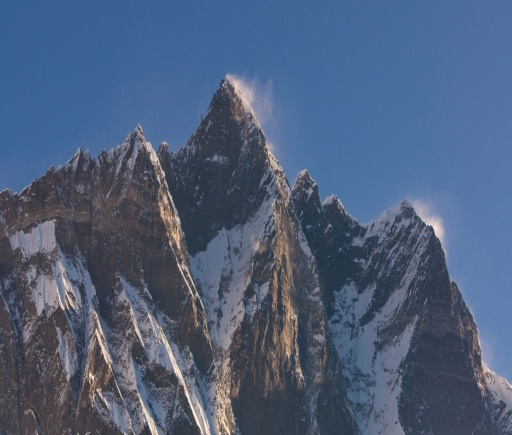
#> input picture lab2/image1.jpg, 512 x 435 px
$ python templateTask1.py
#> lines starting #> are read from the running program, lines starting #| are printed output that depends on the picture
# Template for lab02 task 3

import cv2
import math
import numpy as np
import sys

class SiftDetector():
    def __init__(self, norm="L2", params=None):
        self.detector=self.get_detector(params)
        self.norm=norm

    def get_detector(self, params):
        if params is None:
            params={}
            params["n_features"]=0
            params["n_octave_layers"]=3
            params["contrast_threshold"]=0.04
            params["edge_threshold"]=10
            params["sigma"]=1.6

        detector = cv2.xfeatures2d.SIFT_create(
                nfeatures=params["n_features"],
                nOctaveLayers=params["n_octave_layers"],
                contrastThreshold=params["contrast_threshold"],
                edgeThreshold=params["edge_threshold"],
                sigma=params["sigma"])

        return detector

FILENAME = 'image1.jpg'

if __name__ == '__main__':
    # 1. Read image
    img = cv2.imread(FILENAME)
#> img is the input picture: shape (435, 512, 3); mean B, G, R 122.5, 94.9, 77.2
    # 2. Convert image to grayscale
    img = cv2.cvtColor(img, cv2.COLOR_BGR2GRAY)
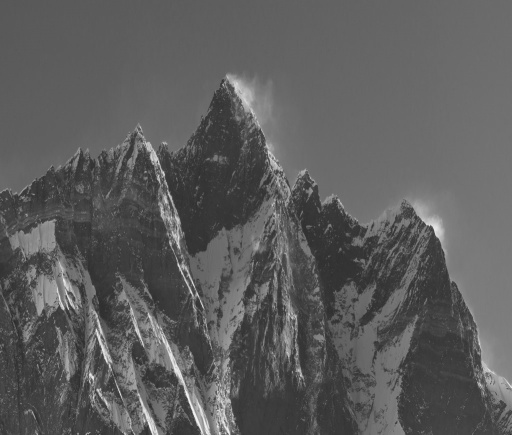
#> img: shape (435, 512); min 39, max 245, mean 92.8
    # 3. Initialize SIFT detector
    sd = SiftDetector()
    # 4. Detect SIFT features
    kp = sd.detector.detect(img,None)
#> kp = 1058 keypoints; strongest (x, y, size): (187, 395, 2.8), (63, 308, 2.2), (177, 371, 5.2), (154, 158, 6.4)
    # 5. Visualize detected features
    kp_img = cv2.drawKeypoints(img, kp, None)
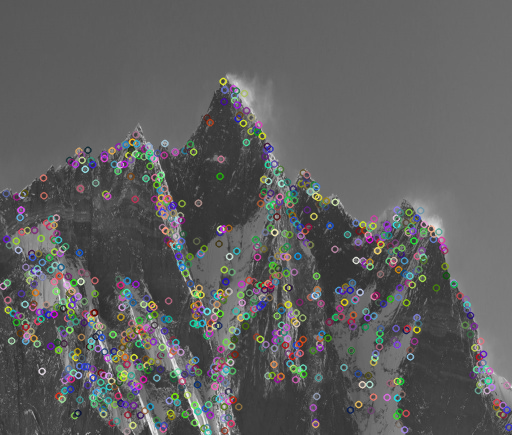
#> kp_img: shape (435, 512, 3); mean of channels 0, 1, 2 95.3, 95.4, 95.4; drawn as B, G, R
    cv2.imwrite('task1a_result.jpg', kp_img)
    # Print number of SIFT features detected
    kp_default_len = len(kp)
#> kp_default_len = 1058
    print('{}: {} keypoints (default)'.format(FILENAME, kp_default_len))
#| image1.jpg: 1058 keypoints (default)

    # TASK 1b
    params = {}
    params["n_features"]=0              # adjusted
    params["n_octave_layers"]=3
    params["contrast_threshold"]=0.0825   # adjusted
    params["edge_threshold"]=10
    params["sigma"]=1.6
    kp = sd.get_detector(params).detect(img,None)
#> kp = 259 keypoints; strongest (x, y, size): (187, 395, 2.8), (63, 308, 2.2), (177, 371, 5.2), (154, 158, 6.4)
    kp_img = cv2.drawKeypoints(img, kp, None)
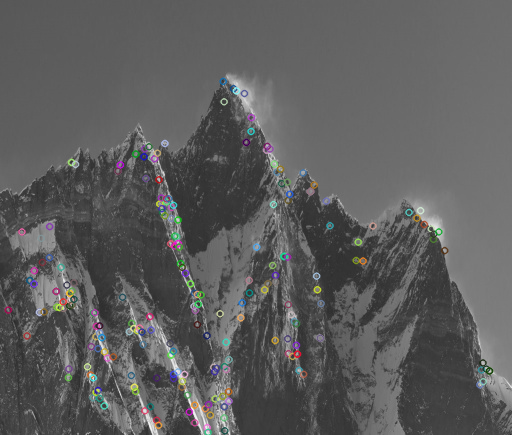
#> kp_img: shape (435, 512, 3); mean of channels 0, 1, 2 92.9, 92.9, 92.9; drawn as B, G, R
    cv2.imwrite('task1b_result.jpg', kp_img)
    kp_new_len = len(kp)
#> kp_new_len = 259
    print('{}: {} keypoints ({:.2f}%)'.format(FILENAME, kp_new_len,
                                              kp_new_len/kp_default_len*100))
#| image1.jpg: 259 keypoints (24.48%)

$ run again, with lab2/image2.jpg copied over lab2/image1.jpg
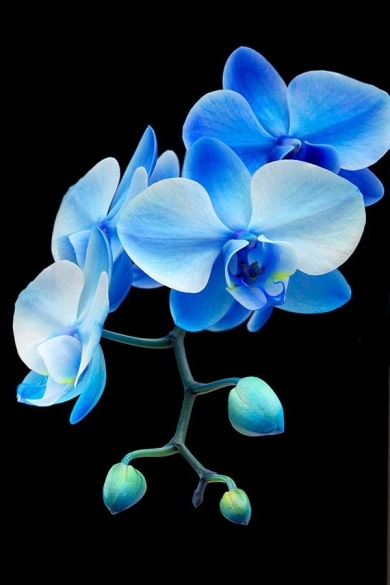
#> input picture lab2/image2.jpg, 390 x 585 px
#> img is the input picture: shape (585, 390, 3); mean B, G, R 76.9, 57.8, 33.8
#> `img = cv2.cvtColor(img, cv2.COLOR_BGR2GRAY)`:
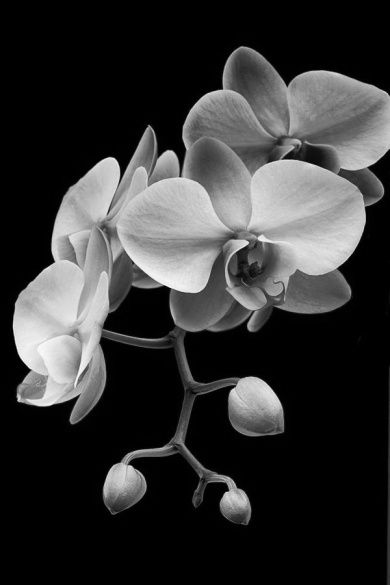
#> img: shape (585, 390); min 0, max 250, mean 52.8
#> `kp = sd.detector.detect(img,None)`: kp = 375 keypoints; strongest (x, y, size): (254, 399, 32.7), (122, 480, 25), (109, 165, 12.1), (19, 399, 3.9)
#> kp_default_len = 375
#| image1.jpg: 375 keypoints (default)
#> `kp = sd.get_detector(params).detect(img,None)`: kp = 223 keypoints; strongest (x, y, size): (254, 399, 32.7), (122, 480, 25), (109, 165, 12.1), (19, 399, 3.9)
#> `kp_img = cv2.drawKeypoints(img, kp, None)`:
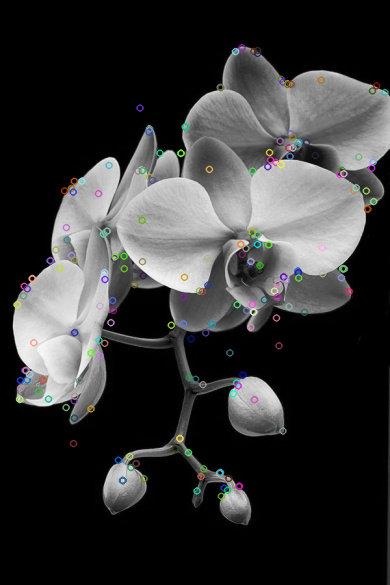
#> kp_img: shape (585, 390, 3); mean of channels 0, 1, 2 53.3, 53.4, 53.2; drawn as B, G, R
#> kp_new_len = 223
#| image1.jpg: 223 keypoints (59.47%)
